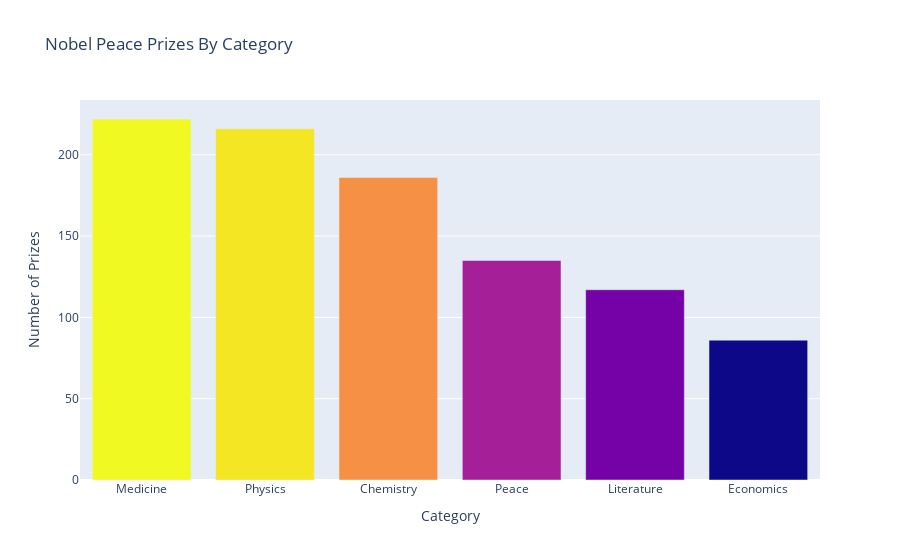

The cell this chart's notebook holds for it:
### Code cell
from matplotlib.pyplot import xlabel, ylabel


prizes_by_category = df_data.category.value_counts()

fig = px.bar(prizes_by_category, prizes_by_category.index, prizes_by_category.values,
             title='Nobel Peace Prizes By Category',
             color=prizes_by_category.values)
fig.update_layout(xaxis_title='Category', yaxis_title='Number of Prizes',
                  coloraxis_showscale=False)
fig.show()

### Figure 1 — Plotly figure (JSON) as saved in the notebook; plotly's stock layout.template omitted (floating-point values rounded to 4 significant figures)
{"data": [{"alignmentgroup": "True", "hovertemplate": "category=%{x}<br>y=%{y}<br>color=%{marker.color}<extra></extra>", "legendgroup": "", "marker": {"color": [222, 216, 186, 135, 117, 86], "coloraxis": "coloraxis", "pattern": {"shape": ""}}, "name": "", "offsetgroup": "", "orientation": "v", "showlegend": false, "textposition": "auto", "type": "bar", "x": ["Medicine", "Physics", "Chemistry", "Peace", "Literature", "Economics"], "xaxis": "x", "y": [222, 216, 186, 135, 117, 86], "yaxis": "y"}], "layout": {"barmode": "relative", "coloraxis": {"colorbar": {"title": {"text": "color"}}, "colorscale": [[0, "#0d0887"], [0.1111, "#46039f"], [0.2222, "#7201a8"], [0.3333, "#9c179e"], [0.4444, "#bd3786"], [0.5556, "#d8576b"], [0.6667, "#ed7953"], [0.7778, "#fb9f3a"], [0.8889, "#fdca26"], [1, "#f0f921"]], "showscale": false}, "legend": {"tracegroupgap": 0}, "title": {"text": "Nobel Peace Prizes By Category"}, "xaxis": {"anchor": "y", "domain": [0, 1], "title": {"text": "Category"}}, "yaxis": {"anchor": "x", "domain": [0, 1], "title": {"text": "Number of Prizes"}}}}
